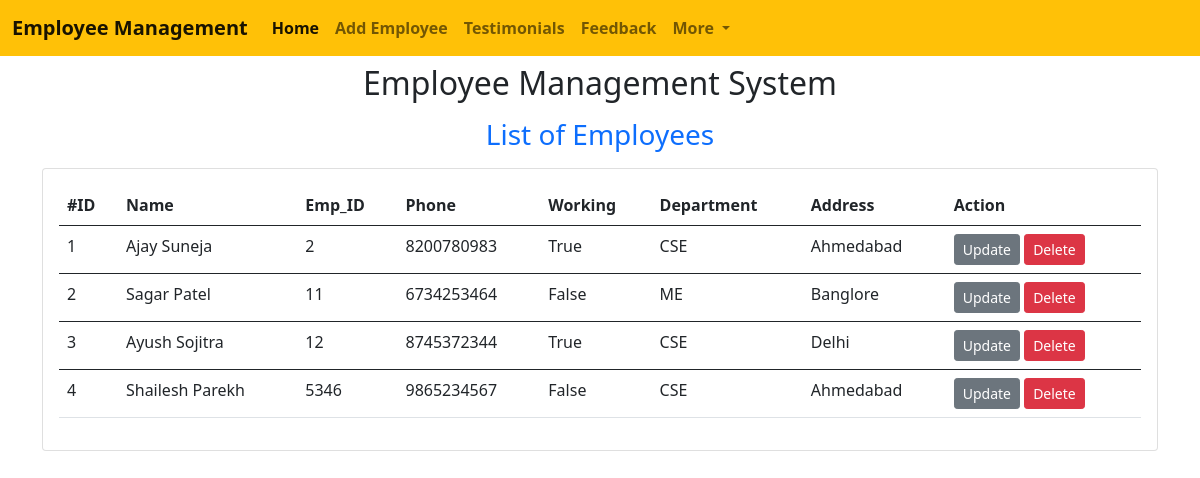
The page / on the database its author committed.
### emp_management/models.py (models this page shows, shortened)
class Employee(models.Model):
    name = models.CharField(max_length=200)
    emp_id = models.CharField(max_length=200)
    phone = models.CharField(max_length=10)
    address = models.CharField(max_length=150)
    working = models.BooleanField(default=True)
    department = models.CharField(max_length=10)

### emp_management/views.py (the view)
# urls.py: path("", employee_home),
def employee_home(request):
    emps = Employee.objects.all()
    return render(request, "employee/home.html", {"emps": emps})

### templates/employee/home.html (shortened to what this page needs)
<!DOCTYPE html>
<html lang="en">
  <head>
    <link
      href="https://cdn.jsdelivr.net/npm/bootstrap@5.0.2/dist/css/bootstrap.min.css"
      rel="stylesheet"
    />
  </head>
  <body>
    {% include 'employee/navbar.html' %}
    <h2 class="my-2 text-center">Employee Management System</h2>
    <h3 class="my-3 text-center text-primary">List of Employees</h3>
    <div class="container">
      <div class="row">
        <div class="col-md-12">
          <div class="card">
            <div class="card-body">
              <table class="table">
                <thead>
                  <tr>
                    <th scope="col">#ID</th>
                    <th scope="col">Name</th>
                    <th scope="col">Emp_ID</th>
                    <th scope="col">Phone</th>
                    <th scope="col">Working</th>
                    <th scope="col">Department</th>
                    <th scope="col">Address</th>
                    <th scope="col">Action</th>
                  </tr>
                </thead>
                {% for emp in emps %}
                <tbody>
                  <tr>
                    <td>{{forloop.counter}}</td>
                    <td>{{emp.name}}</td>
                    <td>{{emp.emp_id}}</td>
                    <td>{{emp.phone}}</td>
                    <td>{{emp.working}}</td>
                    <td>{{emp.department}}</td>
                    <td>{{emp.address}}</td>
                    <td>
                      <a
                        href="/update-employee/{{emp.id}}"
                        class="btn btn-secondary btn-sm"
                        >Update</a
                      >
                      <a
                        href="/delete-employee/{{emp.id}}"
                        class="btn btn-danger btn-sm"
                        >Delete</a
                      >
                    </td>
                  </tr>
                </tbody>
                {% endfor %}
              </table>
            </div>
          </div>
        </div>
      </div>
    </div>
  </body>
</html>

### rows shown on the page
Employee: name "Ajay Suneja", emp_id "2", phone "8200780983", working "True", department "CSE", address "Ahmedabad"
Employee: name "Sagar Patel", emp_id "11", phone "6734253464", working "False", department "ME", address "Banglore"
Employee: name "Ayush Sojitra", emp_id "12", phone "8745372344", working "True", department "CSE", address "Delhi"
Employee: name "Shailesh Parekh", emp_id "5346", phone "9865234567", working "False", department "CSE", address "Ahmedabad"
